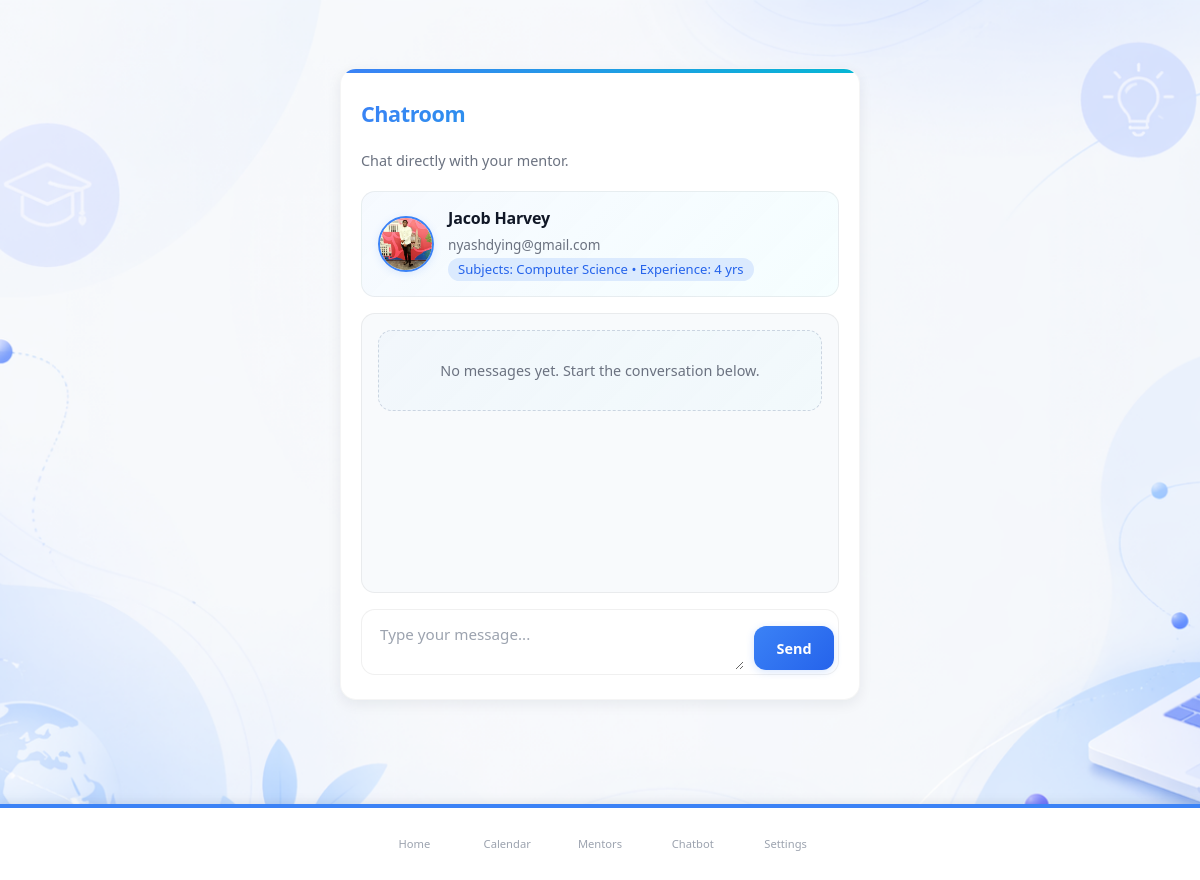
The page /pages/chat.php (signed in) on the database as committed earlier.
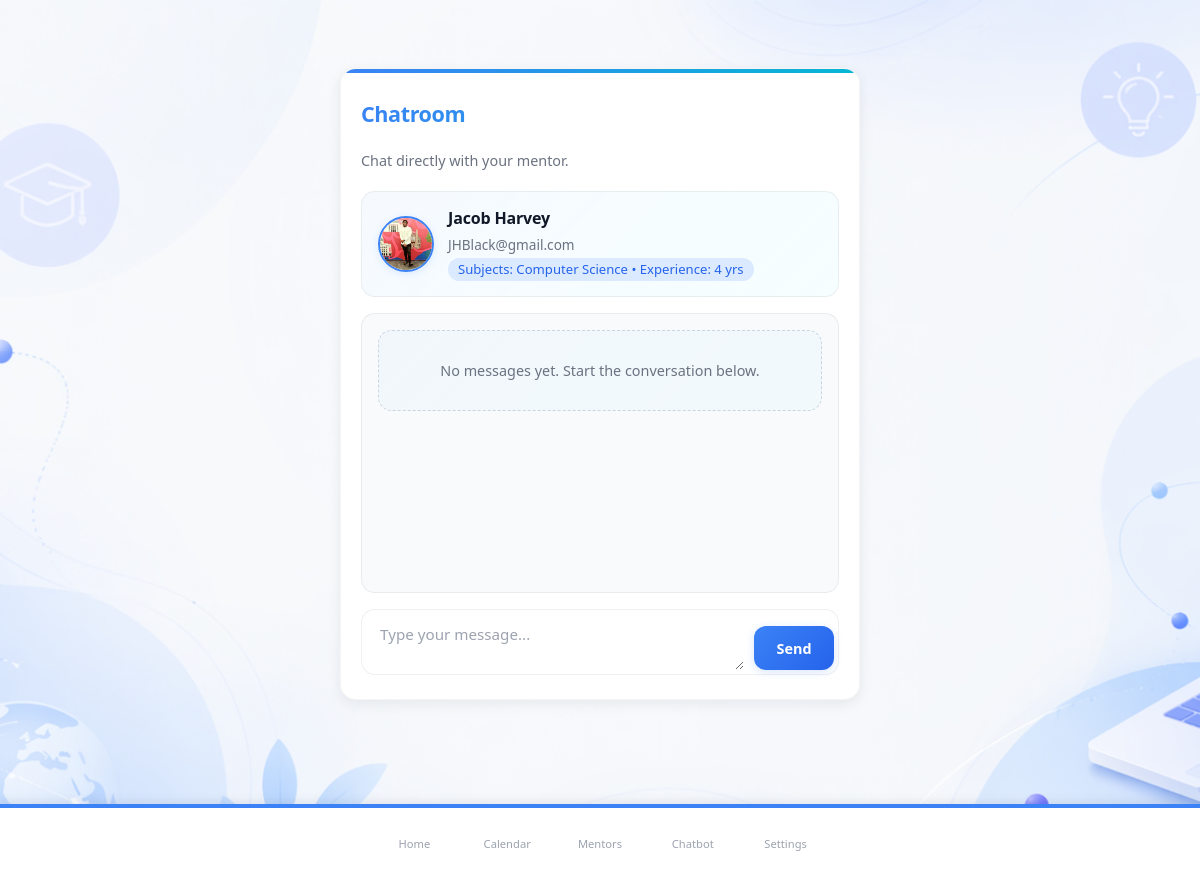
The same page on the database as committed later.
### tables this page shows
CREATE TABLE `mentor_profiles` (
  `mentor_id` int(11) NOT NULL,
  `bio` text DEFAULT NULL,
  `linkedin` varchar(255) DEFAULT NULL,
  `github` varchar(255) DEFAULT NULL,
  `experience_years` int(11) DEFAULT NULL,
  `verified` tinyint(1) DEFAULT 0,
  `user_id` int(11) NOT NULL
);

CREATE TABLE `users` (
  `id` int(11) NOT NULL,
  `first_name` varchar(100) NOT NULL,
  `last_name` varchar(100) NOT NULL,
  `phone` varchar(20) DEFAULT NULL,
  `email` varchar(150) NOT NULL,
  `password` varchar(255) NOT NULL,
  `role` enum('student','mentor','admin') NOT NULL,
  `created_at` timestamp NOT NULL DEFAULT current_timestamp(),
  `profile_picture` varchar(255) DEFAULT NULL,
  `oauth_provider` varchar(20) DEFAULT NULL,
  `oauth_id` varchar(255) DEFAULT NULL
);

### pages/chat.php (the view, shortened to what this page needs)
<?php
require_once '../includes/db.php';
$user_id = (int)($_SESSION['user_id'] ?? 0);
$user_role = $_SESSION['role'] ?? 'student';
$conversation_messages = [];
$chat_partner = null;
$chat_partner_user_id = null;
if ($user_role === 'student') {
	$studentProfile = null;
	try {
		$studentStmt = $pdo->prepare('SELECT student_id, mentor_id FROM students WHERE user_id = ? LIMIT 1');
		$studentStmt->execute([$user_id]);
		$studentProfile = $studentStmt->fetch(PDO::FETCH_ASSOC);
	} catch (PDOException $e) {
		$studentProfile = null;
	}
	if ($studentProfile && !empty($studentProfile['mentor_id'])) {
		try {
			$mentorStmt = $pdo->prepare('
				SELECT
					u.id AS user_id,
					u.first_name,
					u.last_name,
					u.email,
					u.profile_picture,
					mp.experience_years,
					GROUP_CONCAT(DISTINCT s.name ORDER BY s.name SEPARATOR ", ") AS subjects
				FROM mentor_profiles mp
				JOIN users u ON u.id = mp.user_id
				LEFT JOIN mentor_subjects ms ON ms.mentor_id = mp.mentor_id
				LEFT JOIN subjects s ON s.id = ms.subject_id
				WHERE mp.mentor_id = ?
				GROUP BY u.id
			');
			$mentorStmt->execute([(int)$studentProfile['mentor_id']]);
			$chat_partner = $mentorStmt->fetch(PDO::FETCH_ASSOC);
			$chat_partner_user_id = $chat_partner ? (int)$chat_partner['user_id'] : null;
		} catch (PDOException $e) {
			$chat_partner = null;
			$chat_partner_user_id = null;
		}
	}
}
if ($chat_partner_user_id) {
	try {
		$messagesStmt = $pdo->prepare('
			SELECT sender_id, receiver_id, message, sent_at
			FROM messages
			WHERE (sender_id = ? AND receiver_id = ?) OR (sender_id = ? AND receiver_id = ?)
			ORDER BY sent_at ASC, id ASC
		');
		$messagesStmt->execute([$user_id, $chat_partner_user_id, $chat_partner_user_id, $user_id]);
		$conversation_messages = $messagesStmt->fetchAll(PDO::FETCH_ASSOC);
	} catch (PDOException $e) {
		$conversation_messages = [];
	}
}
$partner_name = '';
$partner_email = '';
$partner_meta = '';
$partner_avatar = '';
$partner_avatar_fallback = '';
if ($chat_partner) {
	$partner_name = trim(($chat_partner['first_name'] ?? '') . ' ' . ($chat_partner['last_name'] ?? ''));
	$partner_email = $chat_partner['email'] ?? '';
	if ($user_role === 'student') {
		$meta_parts = [];
		if (!empty($chat_partner['subjects'])) {
			$meta_parts[] = 'Subjects: ' . $chat_partner['subjects'];
		}
		if (!empty($chat_partner['experience_years'])) {
			$meta_parts[] = 'Experience: ' . ((int)$chat_partner['experience_years']) . ' yrs';
		}
		$partner_meta = implode(' • ', $meta_parts);
	}
	$partner_avatar_fallback = 'https://ui-avatars.com/api/?name=' . urlencode($partner_name) . '&background=3b82f6&color=fff&size=128';
	$partner_avatar = !empty($chat_partner['profile_picture']) ? '../' . ltrim($chat_partner['profile_picture'], '/') : $partner_avatar_fallback;
}
?>
<!DOCTYPE html>
<html lang="en">
<head>
	<link rel="stylesheet" href="../assets/css/styles.css">
	<link rel="stylesheet" href="../assets/css/chat.css">
</head>
<body>
	<main class="container">
		<?php if ($user_role === 'student'): ?>
			<section class="chat-page chat-page--student card" aria-labelledby="chat-heading">
				<h1 id="chat-heading">Chatroom</h1>
				<p class="lead">Chat directly with your mentor.</p>
				<?php if (!$chat_partner_user_id): ?>
					<p class="empty-state">You are not currently paired with a mentor.</p>
				<?php else: ?>
					<div class="chat-partner">
						<img src="<?php echo htmlspecialchars($partner_avatar); ?>" alt="Chat partner" class="partner-avatar" data-fallback="<?php echo htmlspecialchars($partner_avatar_fallback); ?>" onerror="this.onerror=null;this.src=this.dataset.fallback;">
						<div class="chat-partner__details">
							<h2><?php echo htmlspecialchars($partner_name); ?></h2>
							<?php if ($partner_email !== ''): ?>
								<p><?php echo htmlspecialchars($partner_email); ?></p>
							<?php endif; ?>
							<?php if ($partner_meta !== ''): ?>
								<p class="partner-meta"><?php echo htmlspecialchars($partner_meta); ?></p>
							<?php endif; ?>
						</div>
					</div>
					<div class="messages" id="messages-container">
						<?php if (empty($conversation_messages)): ?>
							<p class="empty-conversation">No messages yet. Start the conversation below.</p>
						<?php endif; ?>
					</div>
					<form method="POST" class="composer" novalidate>
						<textarea class="input message-input" id="message" name="message" maxlength="2000" rows="3" placeholder="Type your message..." required></textarea>
						<button type="submit" class="btn">Send</button>
					</form>
				<?php endif; ?>
			</section>
		<?php endif; ?>
	</main>
	<?php include '../includes/nav.php'; ?>
</body>
</html>

Rows that differ between the two databases and show on the page:
changed through a linked row, mentor_profiles "Jacob Harvey": mentor_id.email "nyashdying@gmail.com" → "JHBlack@gmail.com"
